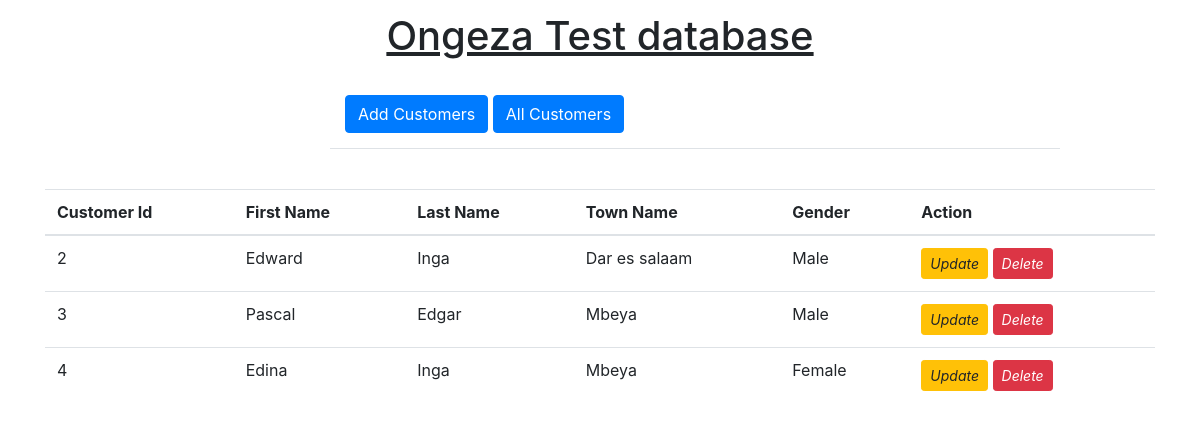
Page /views/viewCustomers.php on the committed database.
### tables this page shows
CREATE TABLE `customer` (
  `id` int(11) NOT NULL,
  `first_name` varchar(25) NOT NULL,
  `last_name` varchar(25) NOT NULL,
  `town_name` varchar(25) NOT NULL,
  `gender_id` int(11) NOT NULL,
  `is_deleted` int(11) NOT NULL DEFAULT '0'
);

CREATE TABLE `gender` (
  `id` int(11) NOT NULL,
  `gender_name` varchar(25) NOT NULL
);

### controller/engine.php (called while the page is built, shortened)
<?php
function db(){
    $con = mysqli_connect("localhost","root","","ongeza_test");
    return $con;
}
function customerView(){
    $conn = db();
    $query = mysqli_query($conn,"SELECT *,customer.id AS customerId FROM customer JOIN gender ON gender.id=customer.gender_id WHERE is_deleted=0");
    if(!$query || mysqli_num_rows($query) <= 0){
    }else{
        return $query;
    }
}
?>

### views/viewCustomers.php (the view, shortened to what this page needs)
<?php
require_once "../controller/engine.php";
?>
<html>
<head>
    <link rel="stylesheet" href="../asset/css/bootstrap.min.css">
    <link rel="stylesheet" href="../asset/css/bootstrap-grid.min.css">
    <link rel="stylesheet" href="../asset/css/style.css">
</head>
<body>
<div class="container">
    <div class="row">
        <div class="col-md-12">
            <h1 class="header">Ongeza Test database</h1>
        </div>
    </div>
    <div class="row">
        <div class="col-md-8 offset-md-3">
            <ul class="nav-tabs">
                <li><a href="home.php" class="btn btn-primary">Add Customers</a> </li>
                <li><a href="viewCustomers.php" class="btn btn-primary">All Customers</a> </li>
            </ul>
        </div>
    </div>
    <div class="row">
        <div class="col-md-12"><br/>
            <table class="table table-hover">
                <thead>
                    <tr>
                        <th>Customer Id</th>
                        <th>First Name</th>
                        <th>Last Name</th>
                        <th>Town Name</th>
                        <th>Gender</th>
                        <th>Action</th>
                    </tr>
                </thead>
                <tbody>
                    <?php
                    $customer = customerView();
                    if(!$customer || mysqli_num_rows($customer) <= 0) {
                        echo "<tr><td colspan='6' class='text-center'> No Data!</td></tr>";
                    }else{
                    while($rows = mysqli_fetch_array($customer)) {
                        ?>
                        <tr>
                            <td><?php echo $rows['customerId']; ?></td>
                            <td><?php echo $rows['first_name']; ?></td>
                            <td><?php echo $rows['last_name']; ?></td>
                            <td><?php echo $rows['town_name']; ?></td>
                            <td><?php echo $rows['gender_name']; ?></td>
                            <td>
                                <a href="updateCustomers.php?edit=<?php echo $rows['customerId']; ?>">
                                    <i class="btn btn-warning btn-sm fa fa-eye"> Update </i></a>
                                <a href="../models/_deleteCustomers.php?delete=<?php echo $rows['customerId']; ?>"
                                   onclick="return confirm('Are you Sure that you want to delete this Customer?')">
                                    <i class="btn btn-danger btn-sm fa fa-trash"> Delete </i></a>
                            </td>
                        </tr>
                        <?php
                    }
                    }
                    ?>
                </tbody>
            </table>
        </div>
    </div>
</div>
</body>
</html>

### asset/css/style.css (style rules this page uses)
body { margin: 0px auto; font-size: medium; }
.header { text-align: center; padding: 12px; text-decoration: underline; }
.nav-tabs { list-style: none; padding: 15px; }
.nav-tabs li { display: inline; }

### rows in the picture
customer: id "2", first_name "Edward", last_name "Inga", town_name "Dar es salaam", gender.gender_name "Male"
customer: id "3", first_name "Pascal", last_name "Edgar", town_name "Mbeya", gender.gender_name "Male"
customer: id "4", first_name "Edina", last_name "Inga", town_name "Mbeya", gender.gender_name "Female"
